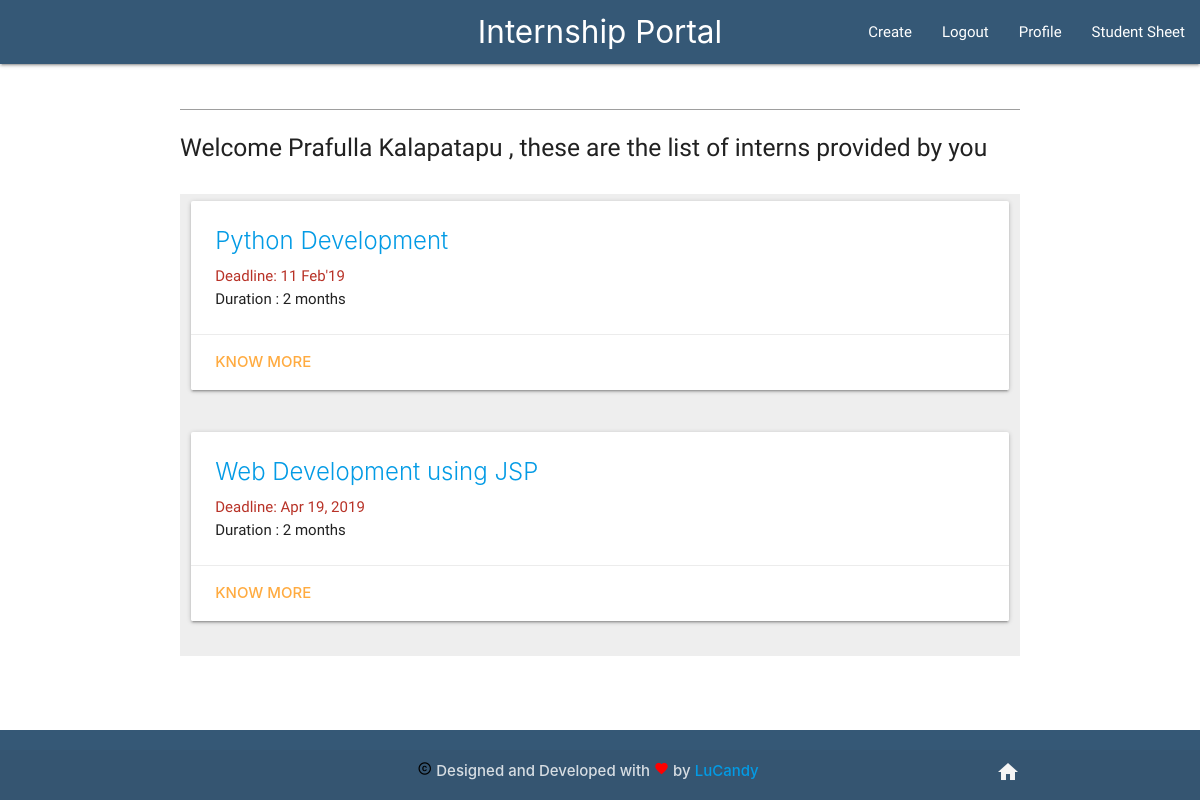
The page /profile (signed in) on the database as committed earlier.
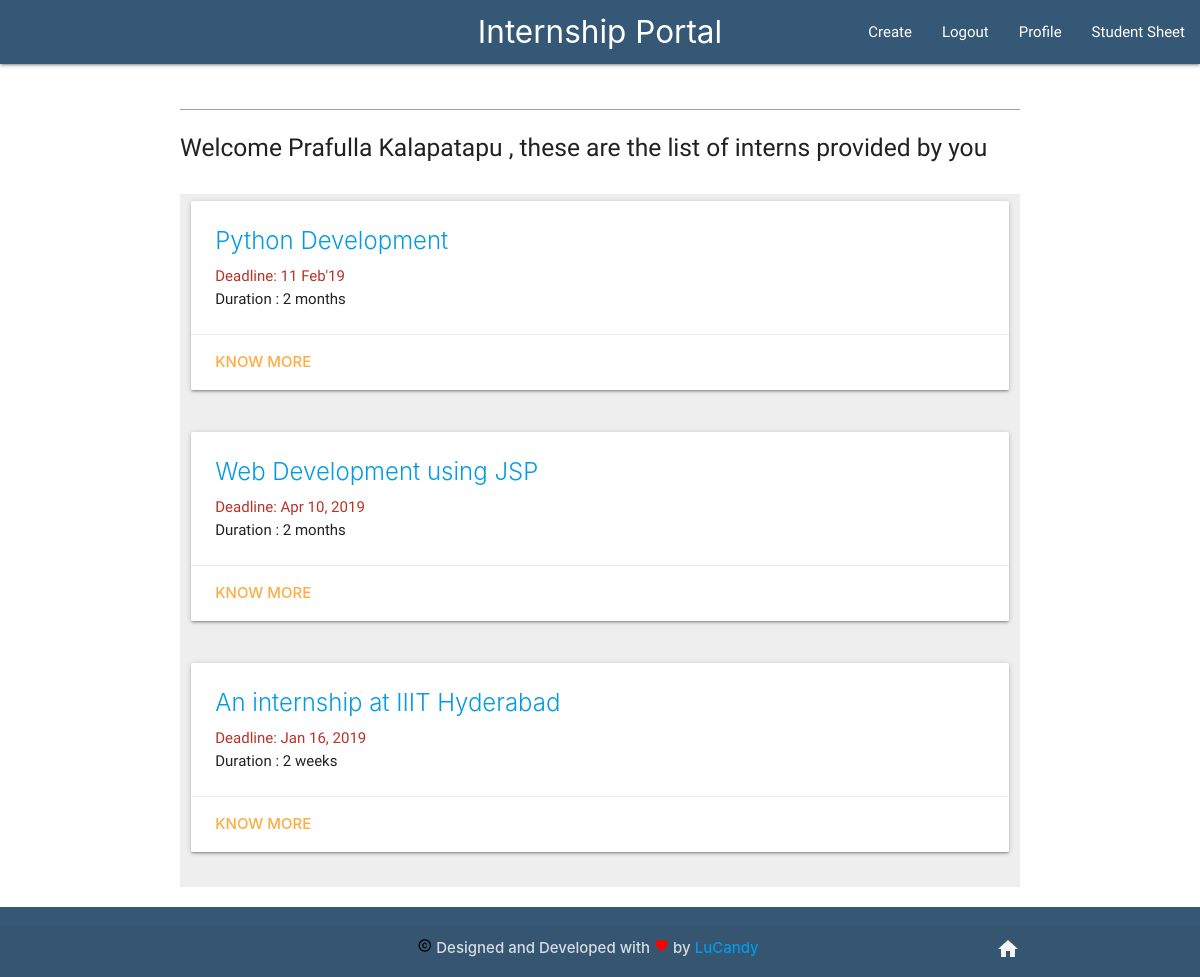
The same page on the database as committed later.
### interns/models.py (models this page shows, shortened)
class Intern(models.Model):
    user = models.ForeignKey(settings.AUTH_USER_MODEL, on_delete=models.DO_NOTHING)
    title = models.CharField(max_length=150)
    discipline=models.CharField(max_length=10)
    preReq = models.CharField(max_length=200)
    description = models.CharField(max_length=1000)
    place = models.CharField(max_length=100)
    eligibility = models.CharField(max_length=50)
    stiphend = models.CharField(max_length=50)
    timestamp = models.DateTimeField(auto_now_add=True)
    dateAdded = models.DateField(auto_now_add=True)
    deadLine = models.CharField(max_length=50)
    duration = models.CharField(max_length=30)
    studentsEnrolled= models.CharField(max_length=200,default='')
    studentsApproved= models.CharField(max_length=200,default='')

### interns/views.py (the view)
# urls.py: path('profile', myInterns, name='myProfile'),
def myInterns(request):
    pk=request.user.id
    myInters=Intern.objects.all().filter(user_id=pk)
    tempUser = (User.objects.filter(id=pk))[0]
    fulName = tempUser.first_name + " "+tempUser.last_name
    context={
        "qset":myInters
    }
    return render(request,'profile.html',context)

### templates/profile.html (shortened to what this page needs)
{% extends 'base.html' %}
{% block content %}
<div class="col-md-12">
<input type="text" class="datepicker">
{% if user.is_authenticated %}
      <h5>Welcome <strong>{{user.first_name}} {{user.last_name}} <strong>, these are the list of interns provided by you</h5>
      <br>
    <div style="background-color:#eee">
    {% for intern in qset %}
        {% if forloop.first %} <div class="row">{%endif%}
        <div class="col s12">
                  <div class="card">
        <div class="card-content">
          <span class="card-title"><a href="{% url 'intern_detail_view' pk=intern.id %}">{{ intern.title }}</a></span>
          <p style="color:#B83227">Deadline: <strong>{{intern.deadLine}}</strong></p>
          <p>Duration : <strong>{{intern.duration}}</strong></p>
        </div>
        <div class="card-action">
          <a href="{% url 'intern_detail_view' pk=intern.id %}">Know More</a>
        </div>
      </div>
      </div>
    {% if forloop.counter|divisibleby:1 %}</div>  <div class="row">{% endif %}
    {% if forloop.last %} </div> {% endif %}
    {% endfor %}
    </div>
    {% else %}
        <h3>You are not allowed to view this page qithout authentication, please login to view </h3>
    {% endif %}
{% endblock %}

Rows that differ between the two databases and show on the page:
changed Intern "Web Development using JSP": deadLine "Apr 19, 2019" → "Apr 10, 2019"
added Intern: title "An internship at IIIT Hyderabad", deadLine "Jan 16, 2019", duration "2 weeks"
